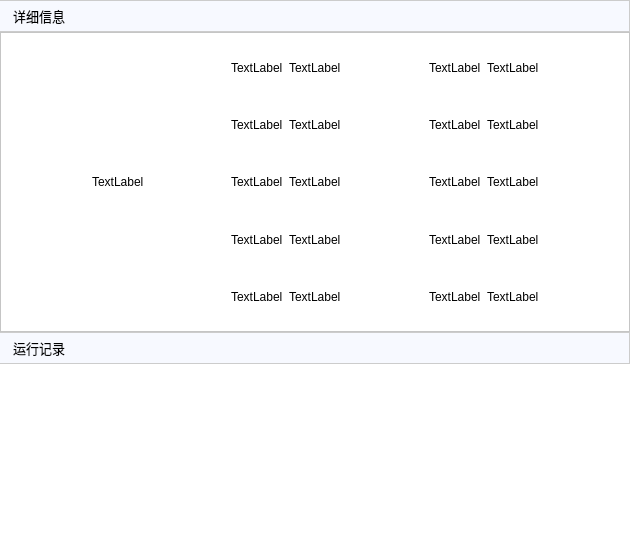
         <widget class="QFrame" name="logFrame">
          <layout class="QVBoxLayout" name="verticalLayout">
           <property name="spacing">
            <number>0</number>
           </property>
           <property name="margin">
            <number>0</number>
           </property>
           <item>
            <widget class="QLabel" name="label_9">
             <property name="styleSheet">
              <string notr="true">QLabel
{
	font-family:&quot;Microsoft Yahei&quot;;
	font-size:13px;
	background-color:rgb(247,249,255);;
	color:black;
	min-height:30px;
	padding-left:10px;
	border:1px solid #cccccc;
	border-left-width:0px;
}</string>
             </property>
             <property name="text">
              <string>详细信息</string>
             </property>
            </widget>
           </item>
           <item>
            <widget class="QFrame" name="basic_info">
             <property name="sizePolicy">
              <sizepolicy hsizetype="Expanding" vsizetype="Expanding">
               <horstretch>0</horstretch>
               <verstretch>0</verstretch>
              </sizepolicy>
             </property>
             <property name="minimumSize">
              <size>
               <width>0</width>
               <height>300</height>
              </size>
             </property>
             <property name="styleSheet">
              <string notr="true">QFrame#basic_info
{
background-color:white;
}</string>
             </property>
             <property name="frameShape">
              <enum>QFrame::StyledPanel</enum>
             </property>
             <property name="frameShadow">
              <enum>QFrame::Raised</enum>
             </property>
             <layout class="QHBoxLayout" name="horizontalLayout_13">
              <item>
               <spacer name="horizontalSpacer_6">
                <property name="orientation">
                 <enum>Qt::Horizontal</enum>
                </property>
                <property name="sizeHint" stdset="0">
                 <size>
                  <width>82</width>
                  <height>20</height>
                 </size>
                </property>
               </spacer>
              </item>
              <item>
               <widget class="QLabel" name="label_10">
                <property name="text">
                 <string>TextLabel</string>
                </property>
               </widget>
              </item>
              <item>
               <spacer name="horizontalSpacer_7">
                <property name="orientation">
                 <enum>Qt::Horizontal</enum>
                </property>
                <property name="sizeHint" stdset="0">
                 <size>
                  <width>81</width>
                  <height>20</height>
                 </size>
                </property>
               </spacer>
              </item>
              <item>
               <layout class="QVBoxLayout" name="verticalLayout_7">
                <item>
                 <layout class="QHBoxLayout" name="horizontalLayout_3">
                  <item>
                   <widget class="QLabel" name="label_001">
                    <property name="text">
                     <string>TextLabel</string>
                    </property>
                   </widget>
                  </item>
                  <item>
                   <widget class="QLabel" name="label_001_content">
                    <property name="text">
                     <string>TextLabel</string>
                    </property>
                   </widget>
                  </item>
                 </layout>
                </item>
                <item>
                 <layout class="QHBoxLayout" name="horizontalLayout_4">
                  <item>
                   <widget class="QLabel" name="label_002">
                    <property name="text">
                     <string>TextLabel</string>
                    </property>
                   </widget>
                  </item>
                  <item>
                   <widget class="QLabel" name="label_002_content">
                    <property name="text">
                     <string>TextLabel</string>
                    </property>
                   </widget>
                  </item>
                 </layout>
                </item>
                <item>
                 <layout class="QHBoxLayout" name="horizontalLayout_5">
                  <item>
                   <widget class="QLabel" name="label_003">
                    <property name="text">
                     <string>TextLabel</string>
                    </property>
                   </widget>
                  </item>
                  <item>
                   <widget class="QLabel" name="label_003_content">
                    <property name="text">
                     <string>TextLabel</string>
                    </property>
                   </widget>
                  </item>
                 </layout>
                </item>
                <item>
                 <layout class="QHBoxLayout" name="horizontalLayout_6">
                  <item>
                   <widget class="QLabel" name="label_004">
                    <property name="text">
                     <string>TextLabel</string>
                    </property>
                   </widget>
                  </item>
                  <item>
                   <widget class="QLabel" name="label_004_content">
                    <property name="text">
                     <string>TextLabel</string>
                    </property>
                   </widget>
                  </item>
                 </layout>
                </item>
                <item>
                 <layout class="QHBoxLayout" name="horizontalLayout_7">
                  <item>
                   <widget class="QLabel" name="label_005">
                    <property name="text">
                     <string>TextLabel</string>
                    </property>
                   </widget>
                  </item>
                  <item>
                   <widget class="QLabel" name="label_005_content">
                    <property name="text">
                     <string>TextLabel</string>
                    </property>
                   </widget>
                  </item>
                 </layout>
                </item>
               </layout>
              </item>
              <item>
               <spacer name="horizontalSpacer_8">
                <property name="orientation">
                 <enum>Qt::Horizontal</enum>
                </property>
                <property name="sizeHint" stdset="0">
                 <size>
                  <width>82</width>
                  <height>20</height>
                 </size>
                </property>
               </spacer>
              </item>
              <item>
               <layout class="QVBoxLayout" name="verticalLayout_8">
                <item>
                 <layout class="QHBoxLayout" name="horizontalLayout_8">
                  <item>
                   <widget class="QLabel" name="label_006">
                    <property name="text">
                     <string>TextLabel</string>
                    </property>
                   </widget>
                  </item>
                  <item>
                   <widget class="QLabel" name="label_006_content">
                    <property name="text">
                     <string>TextLabel</string>
                    </property>
                   </widget>
                  </item>
                 </layout>
                </item>
                <item>
                 <layout class="QHBoxLayout" name="horizontalLayout_9">
                  <item>
                   <widget class="QLabel" name="label_007">
                    <property name="text">
                     <string>TextLabel</string>
                    </property>
                   </widget>
                  </item>
                  <item>
                   <widget class="QLabel" name="label_007_content">
                    <property name="text">
                     <string>TextLabel</string>
                    </property>
                   </widget>
                  </item>
                 </layout>
                </item>
                <item>
                 <layout class="QHBoxLayout" name="horizontalLayout_10">
                  <item>
                   <widget class="QLabel" name="label_008">
                    <property name="text">
                     <string>TextLabel</string>
                    </property>
                   </widget>
                  </item>
                  <item>
                   <widget class="QLabel" name="label_008_content">
                    <property name="text">
                     <string>TextLabel</string>
                    </property>
                   </widget>
                  </item>
                 </layout>
                </item>
                <item>
                 <layout class="QHBoxLayout" name="horizontalLayout_11">
                  <item>
                   <widget class="QLabel" name="label_009">
                    <property name="text">
                     <string>TextLabel</string>
                    </property>
                   </widget>
                  </item>
                  <item>
                   <widget class="QLabel" name="label_009_content">
                    <property name="text">
                     <string>TextLabel</string>
                    </property>
                   </widget>
                  </item>
                 </layout>
                </item>
                <item>
                 <layout class="QHBoxLayout" name="horizontalLayout_12">
                  <item>
                   <widget class="QLabel" name="label_010">
                    <property name="text">
                     <string>TextLabel</string>
                    </property>
                   </widget>
                  </item>
                  <item>
                   <widget class="QLabel" name="label_010_content">
                    <property name="text">
                     <string>TextLabel</string>
                    </property>
                   </widget>
                  </item>
                 </layout>
                </item>
               </layout>
              </item>
              <item>
               <spacer name="horizontalSpacer_9">
                <property name="orientation">
                 <enum>Qt::Horizontal</enum>
                </property>
                <property name="sizeHint" stdset="0">
                 <size>
                  <width>81</width>
                  <height>20</height>
                 </size>
                </property>
               </spacer>
              </item>
             </layout>
            </widget>
           </item>
           <item>
            <widget class="QLabel" name="label_7">
             <property name="styleSheet">
              <string notr="true">QLabel
{
	font-family:&quot;Microsoft Yahei&quot;;
	font-size:13px;
	background-color:rgb(247,249,255);;
	color:black;
	min-height:30px;
	padding-left:10px;
	border:1px solid #cccccc;
	border-bottom-width:1px;
	border-left-width:0px;
}</string>
             </property>
             <property name="text">
              <string>运行记录</string>
             </property>
            </widget>
           </item>
           <item>
            <widget class="QTextEdit" name="edtLog">
             <property name="maximumSize">
              <size>
               <width>16777215</width>
               <height>300</height>
              </size>
             </property>
             <property name="frameShape">
              <enum>QFrame::NoFrame</enum>
             </property>
             <property name="readOnly">
              <bool>true</bool>
             </property>
            </widget>
           </item>
          </layout>
         </widget>
